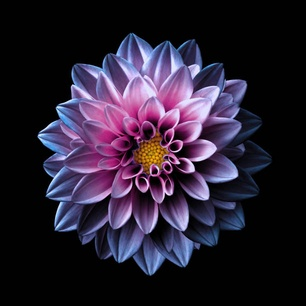
#> input picture Video5/photo.jpg, 306 x 306 px, shrunk from 612 x 612 before the run
$ python Video5Code.py
#> lines starting #> are read from the running program, lines starting #| are printed output that depends on the picture; after the words box and inside, x2 and y2 are one past the last pixel; in counts of white or black regions, pixels touching at a corner belong together
import numpy as np
import cv2
# Import python libraries
img1 = cv2.imread('photo.jpg')
#> img1 is the input picture: shape (306, 306, 3); mean B, G, R 49.4, 32.3, 41.1
# Importing the fore-ground image.
img2 = cv2.imread('background.jpg')
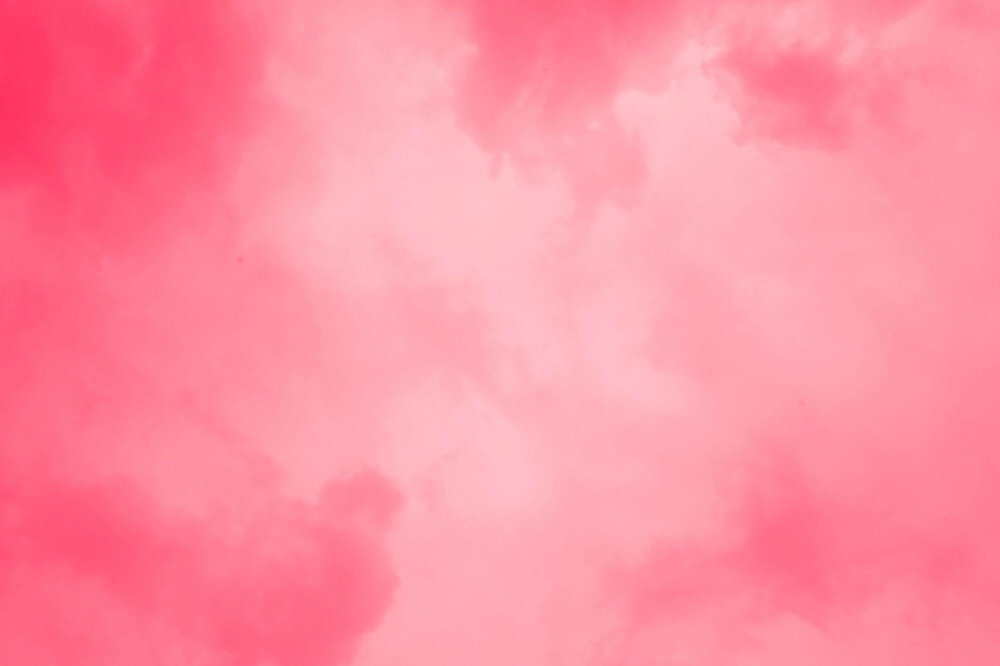
#> input picture Video5/background.jpg, 1000 x 666 px, shrunk from 2000 x 1333 before the run
#> img2 is the input picture: shape (666, 1000, 3); mean B, G, R 163.4, 145.1, 254.2
# Importing the back-ground image.
rows,cols, channels = img1.shape
#> rows = 306; cols = 306; channels = 3
# This gives a tuple of rows, columns and channels (in case of color image). Shape of the image is found ith the help
# of this command.
roi = img2[100:rows, 100:cols]
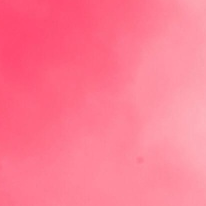
#> roi: shape (206, 206, 3); mean B, G, R 146.2, 122.1, 254.2
# Region of background image is determined wherein we want the foreground image to be placed.
img1gray = cv2.cvtColor(img1, cv2.COLOR_BGR2GRAY)
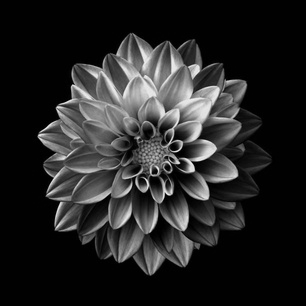
#> img1gray: shape (306, 306); min 0, max 239, mean 36.9
# The fore-ground image is converted to greyscale for simple thresholding in the next step.
ret, mask= cv2.threshold(img1gray, 1, 255, cv2.THRESH_BINARY_INV)
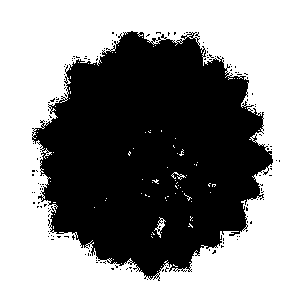
#> mask: shape (306, 306); 56.5% white; 150 black regions (149 under 20 px), largest, box (x1, y1, x2, y2) and area: (32, 31, 273, 281) 40391
# Simple thresholding is done to obtain the mask of the image. Inside the brackets, first the source is named (which
# has to be in grayscale), followed by the thresholding value, maximum value and the thresholding technique applied.
# The basic working is that all the pixel values above the threshold value are converted to maximum threshold value,
# while all those below the threshold value are converted to 0. Hence, in this way we get a mask of the image. In
# thresh_binary_inv, the opposite of the above happens, which means all the values above the threshold value will be
# converted to 0 , while all those below it will be converted to 255.
mask_inv = cv2.bitwise_not(mask)
# Bitwise not operator reverses the present binary. In general case, it could be understood that 0 becomes 1 and 1
# become 0. So here the max value will be converted to 0 and vice versa.
#> (the run stopped early here; a loop or call above may not have finished)
